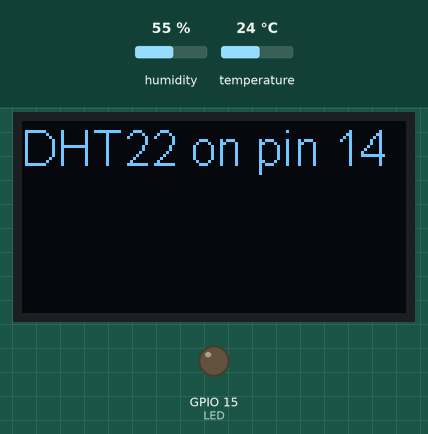
This sketch was run on a simulated ESP32. On the bench: 128×64 one-colour display, output pins drawn as LEDs (lit = HIGH). The inputs (shaded band) are chosen by the test bench; at power-on: temperature 24 °C, humidity 55 %. What the sketch prints to the serial monitor is not drawn.

Above: at 0.4 s.
At 2.9 s:
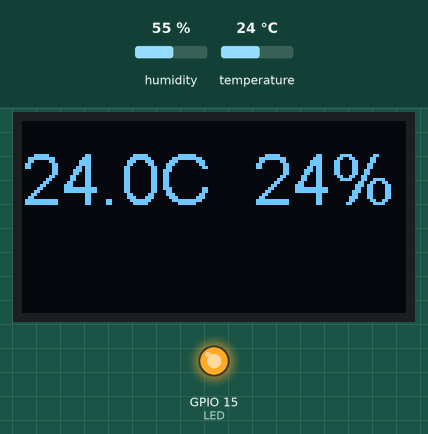
3.0 s: temperature set to 12 °C
At 6.3 s:
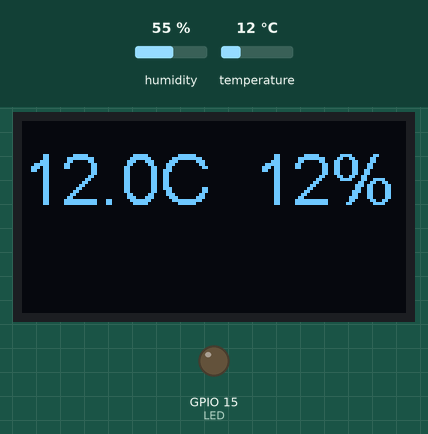
7.9 s: temperature set to 19 °C
At 10.6 s:
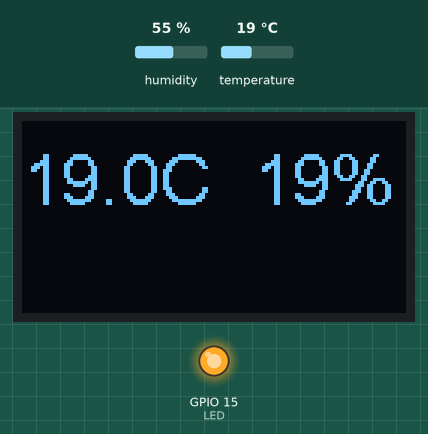
12.8 s: temperature set to 28 °C
At 14.1 s:
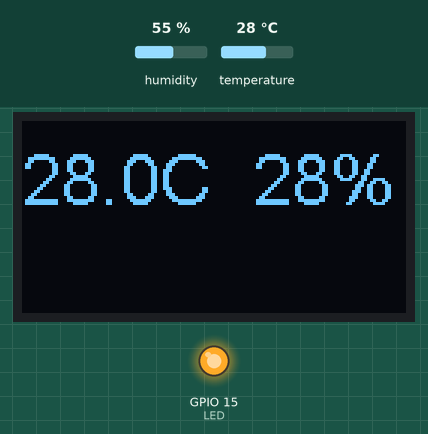
Timing chart, 0 to 23.7 s (numbered marks = the images above; inputs shaded):
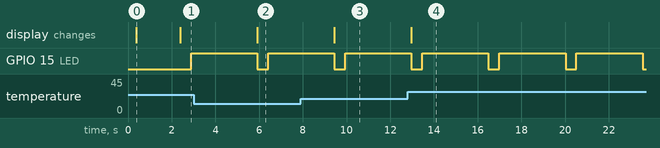

Measured:
- after the input at 3.0 s, the display: changes after 2.9 s (image 2)
- after the input at 7.9 s, the display: changes after 1.5 s (image 3)
- after the input at 12.8 s, the display: changes after 0.17 s (image 4)
- by itself, GPIO 15 (LED): alternates HIGH for 3.0 s and LOW for 0.50 s
- what the display in image 0 shows lasts 2.0 s, from 0.4 s to 2.4 s

The sketch:

Heltec_DHT22_DBM.ino
```cpp
//
// board package Heltec wifi 8
// works
//
#include <splash.h>

#include "DHTesp.h"
#include <Wire.h>  // Only needed for Arduino 1.6.5 and earlier
#include "heltec.h" // alias for `#include "SSD1306Wire.h"`

// Requires the Heltec Wifi 8 board package and the Heltec library

#ifdef ESP32
#pragma message(THIS EXAMPLE IS FOR ESP8266 ONLY!) // Heltec wifi 8 15 NOV 2020
#error Select ESP8266 board.
#endif

#define LED 15   // labeled d8 on the board

DHTesp dht;

void setup()
{
  pinMode(LED, OUTPUT);     // Initialize the LED_BUILTIN pin as an output
  Serial.begin(115200);
//  Serial.println();
//  Serial.println("Status\tHumidity (%)\tTemperature (C)\t(F)\tHeatIndex (C)\t(F)");
//  String thisBoard= ARDUINO_BOARD;
//  Serial.println(thisBoard);

//  #define DHTpin 14    //D5 of NodeMCU is GPIO14
  dht.setup(14, DHTesp::DHT22); // Connect DHT sensor to GPIO xx

  Heltec.begin(true /*DisplayEnable Enable*/, true /*Serial Enable*/);
  Heltec.display->init();
  //Heltec.display->flipScreenVertically();
  Heltec.display->setFont(ArialMT_Plain_16);

  Heltec.display->drawString(0,0,"DHT22 on pin 14");
  Heltec.display->setFont(ArialMT_Plain_24);
  Heltec.display->display();
}

void blinkLED() {
  digitalWrite(LED, LOW);   // Turn the LED on (Note that LOW is the voltage level
  // but actually the LED is on; this is because
  // it is active low on the ESP-01)
  delay(500);                      // Wait for x seconds
  digitalWrite(LED, HIGH);  // Turn the LED off by making the voltage HIGH
  delay(1000);                      // Wait for x seconds (to demonstrate the active low LED)
}

void loop()
{
  delay(dht.getMinimumSamplingPeriod());

  float humidity = dht.getHumidity();
  float temperature = dht.getTemperature();

  Serial.print(millis());
  Serial.print("\t");
  Serial.print(dht.getStatusString());
  Serial.print("\t");
  Serial.print(humidity, 1);
  Serial.print("\t\t");
  Serial.print(temperature, 1);
  Serial.print("\t\t");
  Serial.print(dht.toFahrenheit(temperature), 1);
  Serial.print("\t\t");
  Serial.print(dht.computeHeatIndex(temperature, humidity, false), 1);
  Serial.print("\t\t");
  Serial.println(dht.computeHeatIndex(dht.toFahrenheit(temperature), humidity, true), 1);

  Heltec.display->clear();
  Heltec.display->drawString(0,6,String(temperature, 1)+"C  " + String(temperature, 0) + "%");
  Heltec.display->display();

  //delay(2000);
  blinkLED();
}
```
